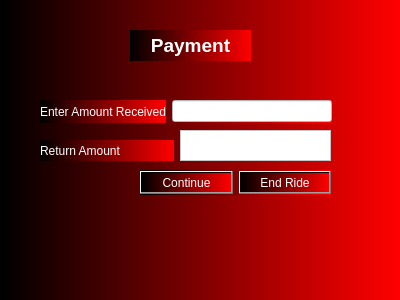
<?xml version="1.0" encoding="UTF-8"?>
<ui version="4.0">
 <class>DriverReceiveAmount</class>
 <widget class="QDialog" name="DriverReceiveAmount">
  <property name="geometry">
   <rect>
    <x>0</x>
    <y>0</y>
    <width>400</width>
    <height>300</height>
   </rect>
  </property>
  <property name="windowTitle">
   <string>Dialog</string>
  </property>
  <property name="styleSheet">
   <string notr="true">font: 8pt &quot;MS Reference Sans Serif&quot;;
background-color: qlineargradient(spread:pad, x1:0, y1:0, x2:1, y2:0, stop:0 rgba(0, 0, 0), stop:1 rgba(255, 0, 0));
color: rgb(255, 255, 255);</string>
  </property>
  <widget class="QLabel" name="label">
   <property name="geometry">
    <rect>
     <x>130</x>
     <y>30</y>
     <width>121</width>
     <height>31</height>
    </rect>
   </property>
   <property name="text">
    <string>&lt;html&gt;&lt;head/&gt;&lt;body&gt;&lt;p align=&quot;center&quot;&gt;&lt;span style=&quot; font-size:14pt; font-weight:600;&quot;&gt;Payment&lt;/span&gt;&lt;/p&gt;&lt;/body&gt;&lt;/html&gt;</string>
   </property>
  </widget>
  <widget class="QTextBrowser" name="textBrowser_ReturnAmount">
   <property name="geometry">
    <rect>
     <x>180</x>
     <y>130</y>
     <width>151</width>
     <height>31</height>
    </rect>
   </property>
   <property name="styleSheet">
    <string notr="true">background-color: rgb(255, 255, 255);
color: rgb(0, 0, 0);</string>
   </property>
  </widget>
  <widget class="QLabel" name="label_3">
   <property name="geometry">
    <rect>
     <x>40</x>
     <y>140</y>
     <width>134</width>
     <height>21</height>
    </rect>
   </property>
   <property name="text">
    <string>Return Amount</string>
   </property>
  </widget>
  <widget class="QWidget" name="">
   <property name="geometry">
    <rect>
     <x>40</x>
     <y>100</y>
     <width>292</width>
     <height>23</height>
    </rect>
   </property>
   <layout class="QHBoxLayout" name="horizontalLayout">
    <item>
     <widget class="QLabel" name="label_2">
      <property name="text">
       <string>Enter Amount Received</string>
      </property>
     </widget>
    </item>
    <item>
     <widget class="QLineEdit" name="lineEdit_Amount">
      <property name="styleSheet">
       <string notr="true">color: rgb(0, 0, 0);
background-color: rgb(255, 255, 255);</string>
      </property>
     </widget>
    </item>
   </layout>
  </widget>
  <widget class="QWidget" name="">
   <property name="geometry">
    <rect>
     <x>140</x>
     <y>170</y>
     <width>191</width>
     <height>25</height>
    </rect>
   </property>
   <layout class="QHBoxLayout" name="horizontalLayout_2">
    <item>
     <widget class="QPushButton" name="pushButton_Continue">
      <property name="text">
       <string>Continue</string>
      </property>
     </widget>
    </item>
    <item>
     <widget class="QPushButton" name="pushButton_End">
      <property name="text">
       <string>End Ride</string>
      </property>
     </widget>
    </item>
   </layout>
  </widget>
 </widget>
 <resources/>
 <connections/>
</ui>
